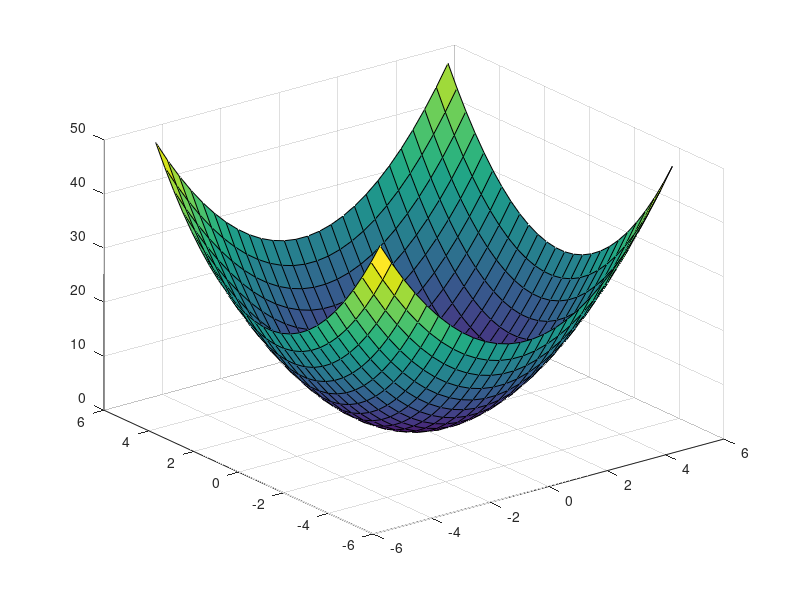
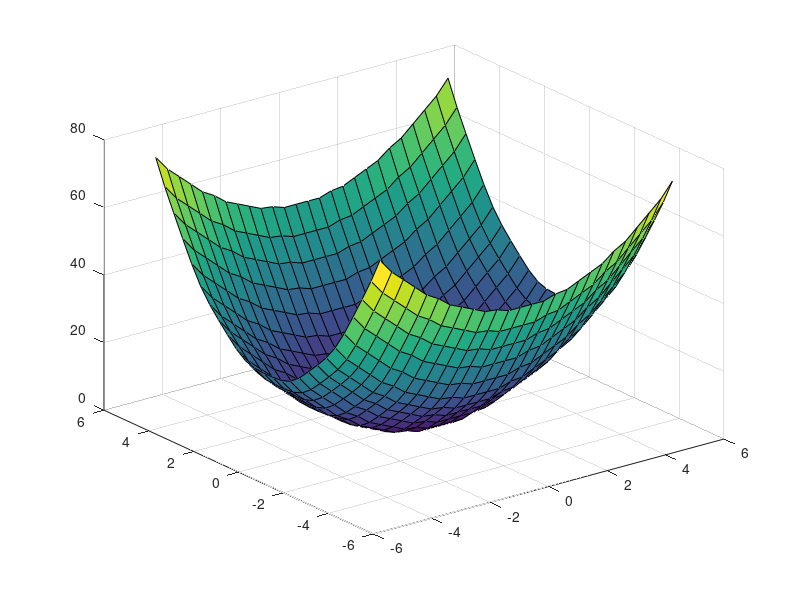
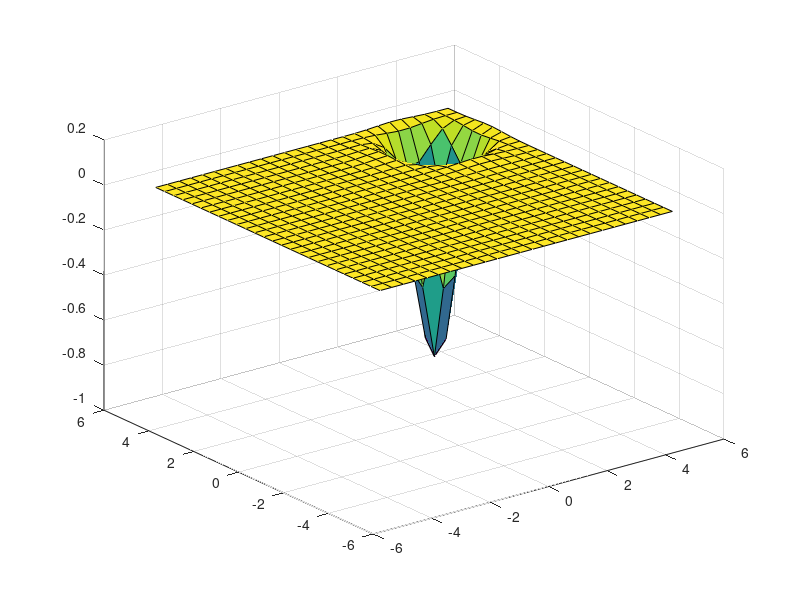

Source code (MATLAB) for these figures, in order:
% Implementing three unimodal and three multimodal benchmark functions
% 
% Author : Aravind D. Chakravarti
%          PT-2017
%          Machine Learning and Intelligent Systems
%          M S Ramaiah University of Applies Sciences
%          Bangalore  
%
% Ref.   : None
%
% Ver.   : 1.0
%          Base version
%_________________________________________________________________________

% Some initial 'arrangments'
clc;
close all;
clear;

% What should be our 'space'?
x1 = -5:0.4:5;
x2 = x1;

% Lets prepare for surface plot
[X1, X2] = meshgrid (x1, x2);

% A sphere function
func_1 = (X1.*X1) + (X2.*X2);
figure;
surf (X1, X2, func_1);
grid on;

% Function to plot BOHACHEVSKY FUNCTION
func_2 = (X1.*X1) + (2*(X2.*X2)) - (0.3*cos(3*pi*X1)) - (0.4*cos(4*pi*X2)) + 0.7; 
figure;
surf (X1, X2, func_2);
grid on;


% Function to plot EASOM FUNCTION
func_3 =(-1*cos(X1)).*(cos(X2)).*(exp((-1*((X1-pi).^2))-((X2-pi).^2)));
figure;
surf (X1,X2, func_3);